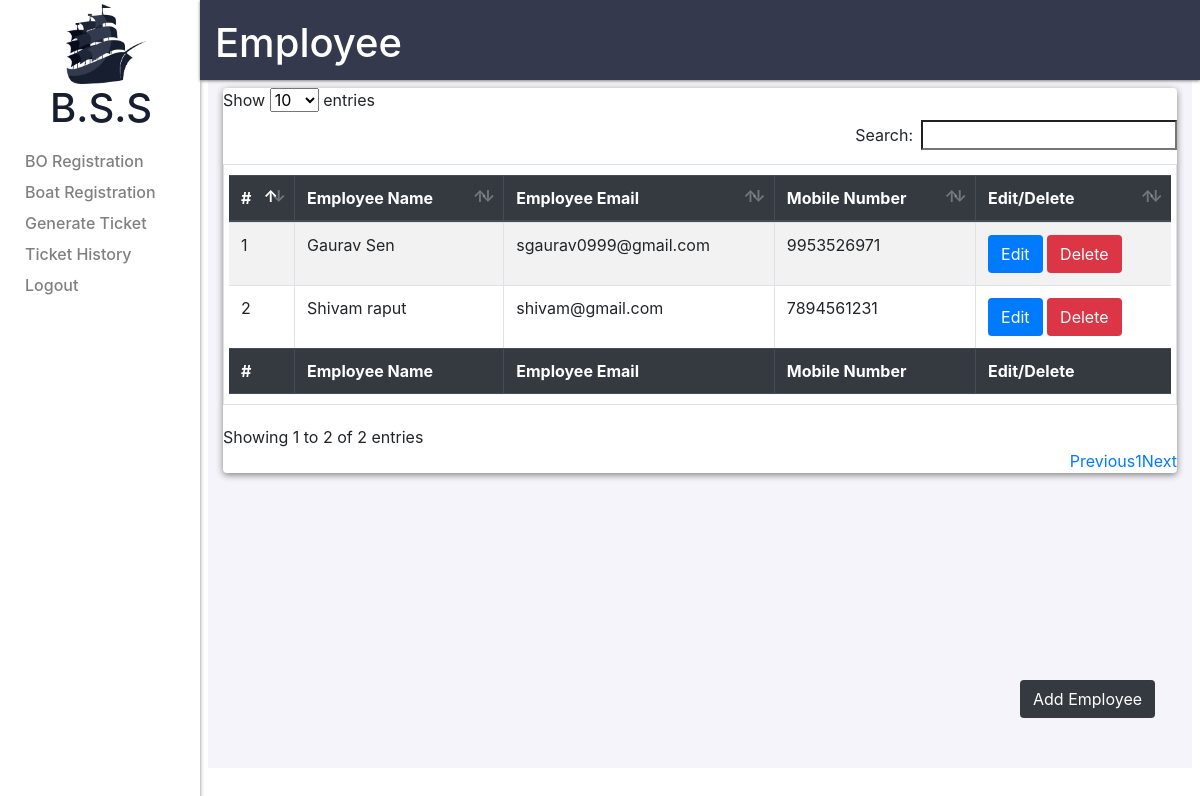
/modules/admin/employee_listing.php (signed in), run on the app's committed database.
### tables this page shows
CREATE TABLE `users` (
  `userid` int(11) NOT NULL,
  `username` varchar(20) NOT NULL,
  `roleid` int(11) NOT NULL,
  `password` longtext NOT NULL,
  `email` varchar(60) NOT NULL,
  `mobilenumber` bigint(10) NOT NULL,
  `name` varchar(20) NOT NULL,
  `status` tinyint(1) NOT NULL DEFAULT 0
);

### modules/admin/employee_listing.php (the view, shortened to what this page needs)
<?php
require"../../includes/admin/layout/head.php";
require"../../includes/admin/layout/sidebar.php";
require"../../includes/admin/dbconnect.php";
$listing_query="SELECT * FROM users WHERE roleid = 2 && status = 1";
$execute_query=mysqli_query($connect,$listing_query);
$index=1;
?>
<div class="col-10 header_container">
<h1 class=header_name>Employee</h1>
</div>
<div class="container">
    <div class="row">
            <div class="col">
            	<div class="add_button">
					<button type="button" class="btn btn-dark" data-toggle="modal" onclick="addemp()" data-target="#myModal">Add Employee</button>
            	</div>
            	<div class="wrapper">
	            	<table class="table customtable table-striped table-bordered" id="emplist">
	            		<thead class="thead-dark">
	            		<tr>
		        			<th scope="col">#</th>
		            		<th scope="col">Employee Name</th>
		            		<th scope="col">Employee Email</th>
		            		<th scope="col">Mobile Number</th>
		            		<th scope="col">Edit/Delete</th>
		            	</tr>
		            </thead>
		            <tbody>
	<?php
		while($data=mysqli_fetch_assoc($execute_query))
			{
				echo '<tr>';
				echo '<td scope="row">'.$index.'</td>';
				echo '<td>'.$data['name'].'</td>';
				echo '<td>'.$data['email'].'</td>';
				echo '<td>'.$data['mobilenumber'].'</td>';
				echo '<td><a href="#" onclick="editemp('.$data['userid'].')" data-toggle="modal" data-target="#myModal" class="btn btn-primary">Edit</a> <a href="../../scripts/admin/employee_delete_script.php?id='.$data['userid'].'" class="btn btn-danger">Delete</a></td>';
				echo '</tr>';
				$index++;
			}
	?>
		         		</tbody>
			       		<tfoot class="thead-dark">
	           				<th scope="col">#</th>
			            		<th scope="col">Employee Name</th>
			            		<th scope="col">Employee Email</th>
			            		<th scope="col">Mobile Number</th>
			            		<th scope="col">Edit/Delete</th>
	        			</tfoot>
	     			</table>
     			</div>
        	</div>
    </div>
</div>

### style/style.css (style rules this page uses)
.header_container { height: 80px; background-color: #34394D; float: right; box-shadow: 0px 1px 3px grey; }
.header_container h1 { color: white; margin: 0% 0%; padding-top: 2%; }
.container { background-color:#F5F4FA ; height: 100%; width: 100%; max-width: 82% !important; max-height: 86% !important; overflow-y: scroll; }
body { margin: 0px; }
.wrapper { background-color: #ffffff; margin: 8px 0px 0px 0px; box-shadow: 0px 2px 7px grey; border-top-right-radius: 4px; border-top-left-radius: 4px; border-bottom-right-radius: 4px; border-bottom-left-radius: 4px; }
.add_button { position: fixed; top: 85%; left: 85%; z-index: 1000; }
.customtable { padding: 10px 5px; }
.row { margin-right: 0px !important; margin-left: 0px !important; }
.col { padding-right: 0px !important; padding-left: 0px !important; }

### data on the page
users: name "Gaurav Sen", email "sgaurav0999@gmail.com", mobilenumber "9953526971"
users: name "Shivam raput", email "shivam@gmail.com", mobilenumber "7894561231"
